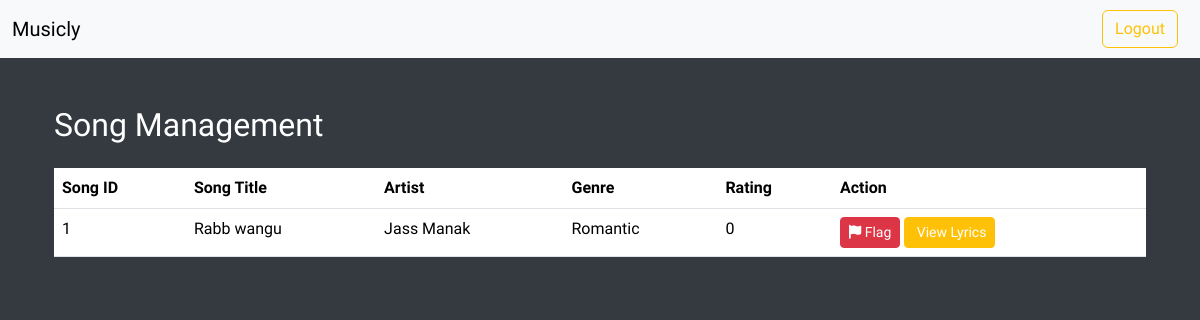
The page /adminHome/manageSongs (signed in) on the database as committed earlier.
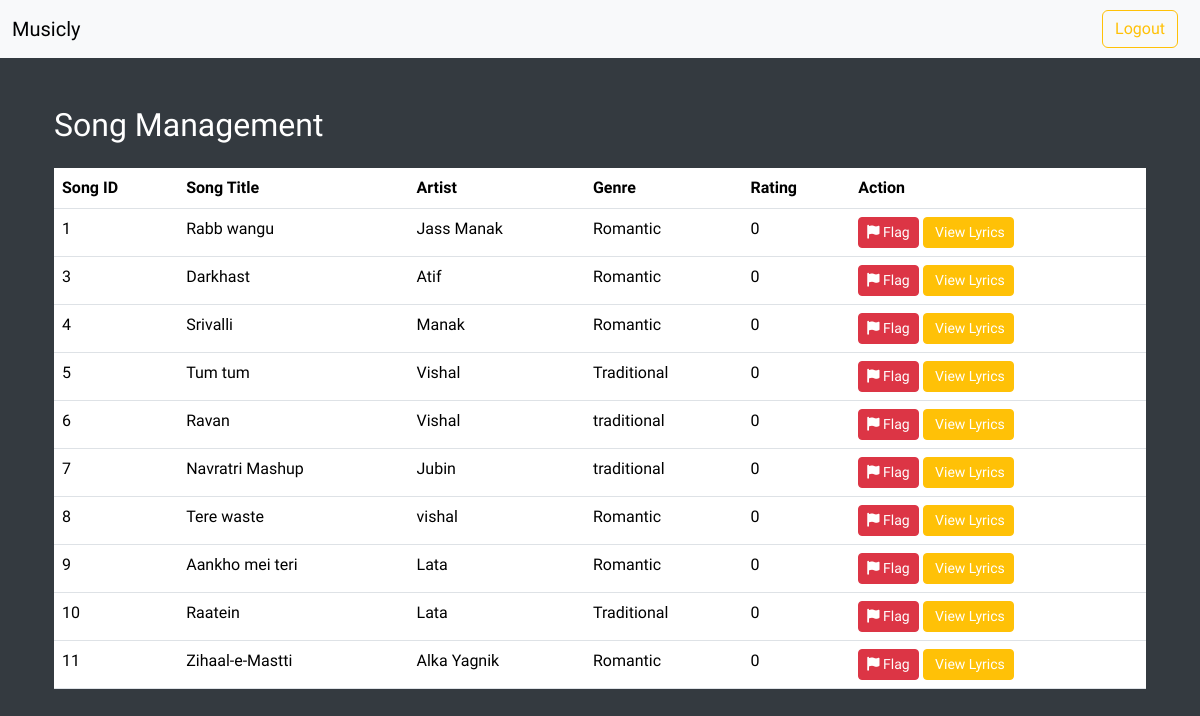
The same page on the database as committed later.
### models.py (models this page shows)
class Songs(db.Model):
    __tablename__ = 'Songs'
    id = db.Column(db.Integer, primary_key = True)
    name = db.Column(db.String(120), nullable=False)
    artist = db.Column(db.String(32))
    lyrics = db.Column(db.String(1024), nullable = False)
    rating = db.Column(db.Integer, nullable = False, default=0)
    genre = db.Column(db.String(26), nullable=False)
    filename = db.Column(db.String(255), nullable=False)
    album_id = db.Column(db.Integer, db.ForeignKey('Album.id'), nullable = False)
    CreatorId = db.Column(db.Integer, db.ForeignKey('User.id'), nullable = False)

### routes.py (the view)
@app.route('/adminHome/manageSongs')
@auth_required
def manageSongs():
    songs = db.session.query(Songs).all()
    return render_template("manageSongs.html", songs = songs, user = User.query.get(session["user_id"]), need = True)

### routes.py (called while the page is built)
def auth_required(func):
    @wraps(func)
    def inner(*args, **kwargs):
        if "user_id" not in session:
            flash("Login required.", 'danger')
            return redirect(url_for("login"))
        return func(*args, **kwargs)
    return inner

### templates/manageSongs.html (shortened to what this page needs)
{% extends 'layout.html' %}
{% block content %}
<div class="container mt-5">
    <h2>Song Management</h2>
    <table class="table mt-4">
      <thead>
        <tr>
          <th>Song ID</th>
          <th>Song Title</th>
          <th>Artist</th>
          <th>Genre</th>
          <th>Rating</th>
          <th>Action</th>
        </tr>
      </thead>
      <tbody>
        {% for song in songs %}
        <tr>
          <td>{{song.id}}</td>
          <td>{{song.name}}</td>
          <td>{{song.artist}}</td>
          <td>{{song.genre}}</td>
          <td>{{song.rating}}</td>
          <td>
            <form>
              <button type="submit" class="btn btn-danger btn-sm"><i class="fas fa-flag"></i><a href="manageSongs/{{'flag'}}/{{song.id}}"> Flag</a></button>
              <button type="submit" class="btn btn-warning btn-sm"><a href="manageSongs/{{'lyrics'}}/{{song.id}}"> View Lyrics</a></button>
            </form>
          </td>
        </tr>
        {% endfor %}
      </tbody>
    </table>
  </div>
{% endblock %}

Rows that differ between the two databases and show on the page:
added Songs: id "3", name "Darkhast", artist "Atif", genre "Romantic", rating "0"
added Songs: id "4", name "Srivalli", artist "Manak", genre "Romantic", rating "0"
added Songs: id "5", name "Tum tum", artist "Vishal", genre "Traditional", rating "0"
added Songs: id "6", name "Ravan", artist "Vishal", genre "traditional", rating "0"
added Songs: id "7", name "Navratri Mashup", artist "Jubin", genre "traditional", rating "0"
added Songs: id "8", name "Tere waste", artist "vishal", genre "Romantic", rating "0"
added Songs: id "9", name "Aankho mei teri", artist "Lata", genre "Romantic", rating "0"
added Songs: id "10", name "Raatein", artist "Lata", genre "Traditional", rating "0"
added Songs: id "11", name "Zihaal-e-Mastti", artist "Alka Yagnik", genre "Romantic", rating "0"
